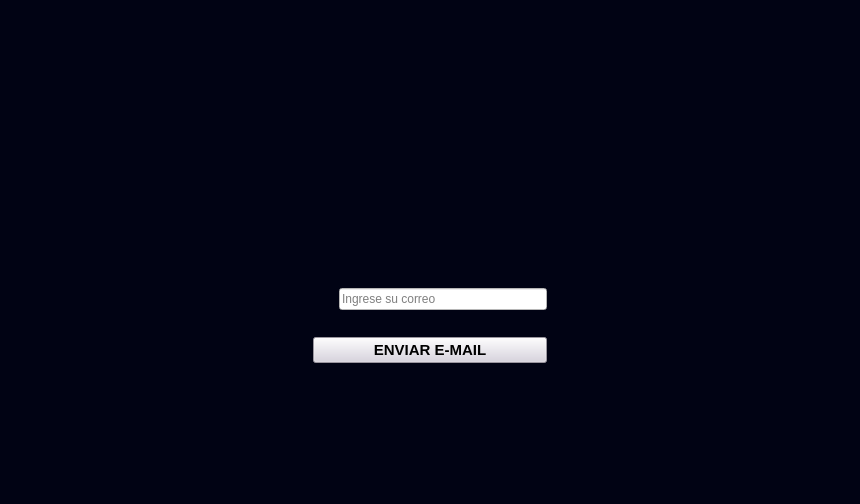
<?xml version="1.0" encoding="UTF-8"?>
<ui version="4.0">
 <class>RecuperarContrasea</class>
 <widget class="QMainWindow" name="RecuperarContrasea">
  <property name="geometry">
   <rect>
    <x>0</x>
    <y>0</y>
    <width>860</width>
    <height>504</height>
   </rect>
  </property>
  <property name="windowTitle">
   <string>MainWindow</string>
  </property>
  <property name="styleSheet">
   <string notr="true">background-color: rgb(1, 3, 20);</string>
  </property>
  <widget class="QWidget" name="centralwidget">
   <layout class="QGridLayout" name="gridLayout_3">
    <item row="0" column="0" colspan="5">
     <spacer name="horizontalSpacer_4">
      <property name="orientation">
       <enum>Qt::Orientation::Horizontal</enum>
      </property>
      <property name="sizeHint" stdset="0">
       <size>
        <width>839</width>
        <height>108</height>
       </size>
      </property>
     </spacer>
    </item>
    <item row="1" column="0" colspan="2">
     <spacer name="horizontalSpacer">
      <property name="orientation">
       <enum>Qt::Orientation::Horizontal</enum>
      </property>
      <property name="sizeHint" stdset="0">
       <size>
        <width>367</width>
        <height>108</height>
       </size>
      </property>
     </spacer>
    </item>
    <item row="1" column="2">
     <widget class="QLabel" name="label">
      <property name="minimumSize">
       <size>
        <width>80</width>
        <height>80</height>
       </size>
      </property>
      <property name="maximumSize">
       <size>
        <width>90</width>
        <height>90</height>
       </size>
      </property>
      <property name="text">
       <string/>
      </property>
      <property name="scaledContents">
       <bool>true</bool>
      </property>
     </widget>
    </item>
    <item row="1" column="3" colspan="2">
     <spacer name="horizontalSpacer_2">
      <property name="orientation">
       <enum>Qt::Orientation::Horizontal</enum>
      </property>
      <property name="sizeHint" stdset="0">
       <size>
        <width>367</width>
        <height>108</height>
       </size>
      </property>
     </spacer>
    </item>
    <item row="2" column="0">
     <spacer name="verticalSpacer">
      <property name="orientation">
       <enum>Qt::Orientation::Vertical</enum>
      </property>
      <property name="sizeHint" stdset="0">
       <size>
        <width>298</width>
        <height>159</height>
       </size>
      </property>
     </spacer>
    </item>
    <item row="2" column="1" colspan="3">
     <layout class="QGridLayout" name="gridLayout_2">
      <item row="2" column="0">
       <widget class="QLabel" name="label_5">
        <property name="maximumSize">
         <size>
          <width>16777215</width>
          <height>15</height>
         </size>
        </property>
        <property name="styleSheet">
         <string notr="true">background-color: rgb(1, 3, 20);</string>
        </property>
        <property name="text">
         <string/>
        </property>
       </widget>
      </item>
      <item row="3" column="0">
       <widget class="QPushButton" name="loginButton">
        <property name="maximumSize">
         <size>
          <width>16777215</width>
          <height>16777215</height>
         </size>
        </property>
        <property name="font">
         <font>
          <family>Arial</family>
          <pointsize>11</pointsize>
          <bold>true</bold>
         </font>
        </property>
        <property name="styleSheet">
         <string notr="true">background-color: rgb(215, 210, 223);</string>
        </property>
        <property name="text">
         <string>ENVIAR E-MAIL</string>
        </property>
       </widget>
      </item>
      <item row="1" column="0">
       <layout class="QGridLayout" name="gridLayout">
        <item row="3" column="0">
         <widget class="QLabel" name="label_2">
          <property name="minimumSize">
           <size>
            <width>20</width>
            <height>20</height>
           </size>
          </property>
          <property name="maximumSize">
           <size>
            <width>50</width>
            <height>50</height>
           </size>
          </property>
          <property name="text">
           <string/>
          </property>
          <property name="pixmap">
           <pixmap>User.png</pixmap>
          </property>
          <property name="scaledContents">
           <bool>true</bool>
          </property>
         </widget>
        </item>
        <item row="2" column="1">
         <widget class="QLabel" name="label_3">
          <property name="text">
           <string/>
          </property>
         </widget>
        </item>
        <item row="0" column="1">
         <widget class="QLabel" name="label_6">
          <property name="text">
           <string/>
          </property>
         </widget>
        </item>
        <item row="3" column="1">
         <widget class="QLineEdit" name="lineEdit">
          <property name="styleSheet">
           <string notr="true">background-color: rgb(255, 255, 255);</string>
          </property>
          <property name="placeholderText">
           <string>Ingrese su correo</string>
          </property>
         </widget>
        </item>
       </layout>
      </item>
      <item row="4" column="0">
       <widget class="QLabel" name="label_4">
        <property name="text">
         <string/>
        </property>
       </widget>
      </item>
     </layout>
    </item>
    <item row="2" column="4">
     <spacer name="verticalSpacer_3">
      <property name="orientation">
       <enum>Qt::Orientation::Vertical</enum>
      </property>
      <property name="sizeHint" stdset="0">
       <size>
        <width>298</width>
        <height>159</height>
       </size>
      </property>
     </spacer>
    </item>
    <item row="3" column="0" colspan="5">
     <spacer name="horizontalSpacer_3">
      <property name="orientation">
       <enum>Qt::Orientation::Horizontal</enum>
      </property>
      <property name="sizeHint" stdset="0">
       <size>
        <width>839</width>
        <height>48</height>
       </size>
      </property>
     </spacer>
    </item>
   </layout>
  </widget>
  <widget class="QMenuBar" name="menubar">
   <property name="geometry">
    <rect>
     <x>0</x>
     <y>0</y>
     <width>860</width>
     <height>33</height>
    </rect>
   </property>
  </widget>
 </widget>
 <resources/>
 <connections>
  <connection>
   <sender>loginButton</sender>
   <signal>clicked()</signal>
   <receiver>RecuperarContrasea</receiver>
   <slot>enviarmail()</slot>
   <hints>
    <hint type="sourcelabel">
     <x>542</x>
     <y>414</y>
    </hint>
    <hint type="destinationlabel">
     <x>757</x>
     <y>406</y>
    </hint>
   </hints>
  </connection>
 </connections>
 <slots>
  <slot>enviarmail()</slot>
 </slots>
</ui>
